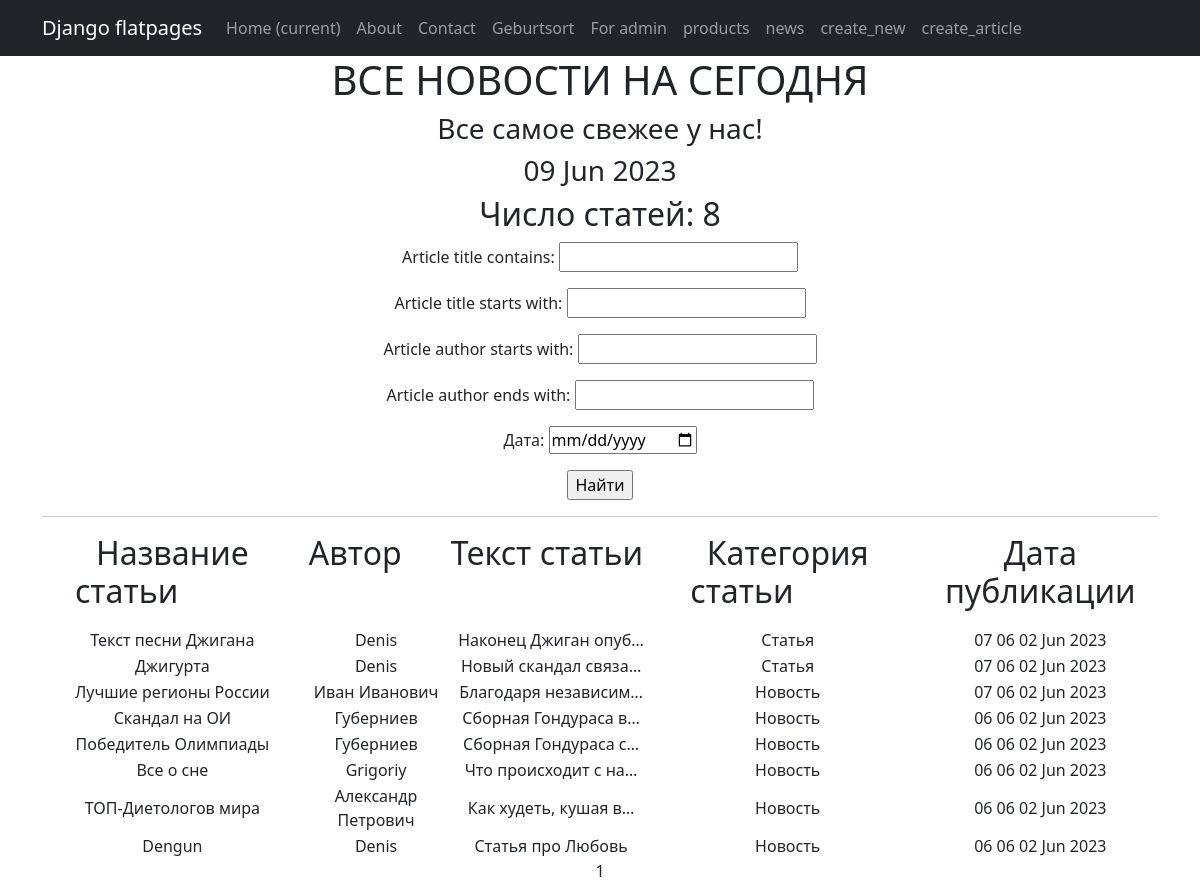
The app's page /post/ (signed in) with its own data.
### simpleapp/models.py (models this page shows, shortened)
class NewsPortal(models.Model):
    sort_date_of_publication = models.DateTimeField(auto_now_add=True)
    article_title = models.CharField(max_length=50, unique=True)   # названия статьи не должны повторяться
    article_author = models.CharField(max_length=50)
    article_description = models.TextField()   # Текст статьи
    news_category = models.ForeignKey(to='NewsCategory', on_delete=models.CASCADE, related_name='news')   # все

class NewsCategory(models.Model):
    article_title = models.CharField(max_length=100, unique=True)

### simpleapp/views.py (the view)
# urls.py: path('post/', NewsList.as_view(), name='new_list'),
class NewsList(LoginRequiredMixin, ListView):
    model = NewsPortal
    ordering = '-sort_date_of_publication'
    template_name = 'flatpages/news.html'
    context_object_name = 'news'
    paginate_by = 10  # вот так мы можем указать количество записей на странице
    def get_queryset(self):
        queryset = super().get_queryset()
        self.filterset = NewsFilter(self.request.GET, queryset)
        return self.filterset.qs
    def get_context_data(self, **kwargs):
        context = super().get_context_data(**kwargs)
        context['time_now'] = datetime.utcnow()
        context['next_sale'] = 'Все самое свежее у нас!'
        context['filterset'] = self.filterset
        return context

### simpleapp/templatetags/custom_censor.py (called while the page is built)
def censor(value):
    bad_words = ['обезьян', 'Мартышки']
    for word in bad_words:
        value = value.replace(word, '*' * len(word))
    return value

### templates/flatpages/news.html (shortened to what this page needs)
{% extends 'flatpages/default.html' %}
{% load custom_censor %}
{% block content %}
   <h1>ВСЕ НОВОСТИ НА СЕГОДНЯ</h1>
   <h3> {{ next_sale|default_if_none:"Свежие новости каждый день!" }} </h3>
   <h3>{{ time_now|date:'d M Y' }}</h3>
   <tr>
      <h2>Число статей: {{ news|length  }} </h2>
   </tr>
   <form action="" method="get">
       {{ filterset.form.as_p }}
       <input type="submit" value="Найти" />
   </form>
   <hr>
   {% if news %}
       <table>
           <tr>
               <td><h2><p style="text-align: center;">Название статьи&nbsp; &nbsp; &nbsp; &nbsp; &nbsp; &nbsp;
               </p></h2></td>
               <td><h2><p style="text-align: center;">Автор&nbsp; &nbsp; &nbsp; &nbsp; &nbsp; &nbsp;
               </p></h2></td>
               <td><h2><p style="text-align: center;"> Текст статьи&nbsp; &nbsp; &nbsp; &nbsp; &nbsp; &nbsp; </p></h2></td>
               <td><h2><p style="text-align: center;"> Категория статьи&nbsp; &nbsp; &nbsp; &nbsp; &nbsp; &nbsp; </p></h2></td>
               <td><h2><p style="text-align: center;"> Дата публикации</p></h2></td>
           </tr>
            {% for new in news %}
            <tr>
              <td>{{ new.article_title|censor }}</td>
              <td>{{ new.article_author }}</td>
              <td>{{ new.article_description|truncatechars:20|censor }}</td>
              <td>{{ new.news_category.article_title }}</td>
              <td>{{ new.sort_date_of_publication|date:'h m d M Y' }}</td>
            </tr>
            {% endfor %}
       </table>
   {% else %}
       <h2>Статей нет!</h2>
   {% endif %}
   {{ page_obj.number }}
{% endblock content %}

### templates/flatpages/default.html (shortened to what this page needs)
<!DOCTYPE html>
<html lang="en">
    <head>
        {% load static %}
        <link href="{% static 'css/styles.css' %}" rel="stylesheet" />
    </head>
    <body>
        <nav class="navbar navbar-expand-lg navbar-dark bg-dark static-top">
           <div class="container">
               <a class="navbar-brand" href="#">Django flatpages</a>
               <div class="collapse navbar-collapse" id="navbarResponsive">
                   <ul class="navbar-nav ml-auto">
                       <li class="nav-item active">
                   <a class="nav-link" href="#">Home
                       <span class="sr-only">(current)</span>
                   </a>
               </li>
                       <li class="nav-item">
                           <a class="nav-link" href="/about/">About</a>
                       </li>
                       <li class="nav-item">
                           <a class="nav-link" href="/contacts/">Contact</a>
                       </li>
                       <li class="nav-item">
                           <a class="nav-link" href="/geburtsort/">Geburtsort</a>
                       </li>
                       <li class="nav-item">
                           <a class="nav-link" href="/namen/">For admin</a>
                       </li>
                       <li class="nav-item">
                           <a class="nav-link" href="http://127.0.0.1:8000/">products</a>
                       </li>
                       <li class="nav-item">
                           <a class="nav-link" href="/post/">news</a>
                       </li>
                       <li class="nav-item">
                           <a class="nav-link" href="/post/new/create/">create_new</a>
                       </li>
                       <li class="nav-item">
                           <a class="nav-link" href="/post/article/create/">create_article</a>
                       </li>
                   </ul>
               </div>
           </div>
        </nav>
        <div class="container">
            <div class="row">
                <div class="col-lg-12 text-center">
                {% block content %}{% endblock content %}
                </div>
            </div>
        </div>
    </body>
</html>

### records on screen
NewsPortal: article_title|censor "Текст песни Джигана", article_author "Denis", article_description|censor "Наконец Джиган опуб…", news_category.article_title "Статья", sort_date_of_publication "07 06 02 Jun 2023"
NewsPortal: article_title|censor "Джигурта", article_author "Denis", article_description|censor "Новый скандал связа…", news_category.article_title "Статья", sort_date_of_publication "07 06 02 Jun 2023"
NewsPortal: article_title|censor "Лучшие регионы России", article_author "Иван Иванович", article_description|censor "Благодаря независим…", news_category.article_title "Новость", sort_date_of_publication "07 06 02 Jun 2023"
NewsPortal: article_title|censor "Скандал на ОИ", article_author "Губерниев", article_description|censor "Сборная Гондураса в…", news_category.article_title "Новость", sort_date_of_publication "06 06 02 Jun 2023"
NewsPortal: article_title|censor "Победитель Олимпиады", article_author "Губерниев", article_description|censor "Сборная Гондураса с…", news_category.article_title "Новость", sort_date_of_publication "06 06 02 Jun 2023"
NewsPortal: article_title|censor "Все о сне", article_author "Grigoriy", article_description|censor "Что происходит с на…", news_category.article_title "Новость", sort_date_of_publication "06 06 02 Jun 2023"
NewsPortal: article_title|censor "ТОП-Диетологов мира", article_author "Александр Петрович", article_description|censor "Как худеть, кушая в…", news_category.article_title "Новость", sort_date_of_publication "06 06 02 Jun 2023"
NewsPortal: article_title|censor "Dengun", article_author "Denis", article_description|censor "Статья про Любовь", news_category.article_title "Новость", sort_date_of_publication "06 06 02 Jun 2023"

### other values on screen
{{ next_sale|default_if_none:"Свежие новости каждый день!" }} "Все самое свежее у нас!"
{{ time_now|date:'d M Y' }} "09 Jun 2023"
{{ news|length }} "8"
{{ page_obj.number }} "1"
